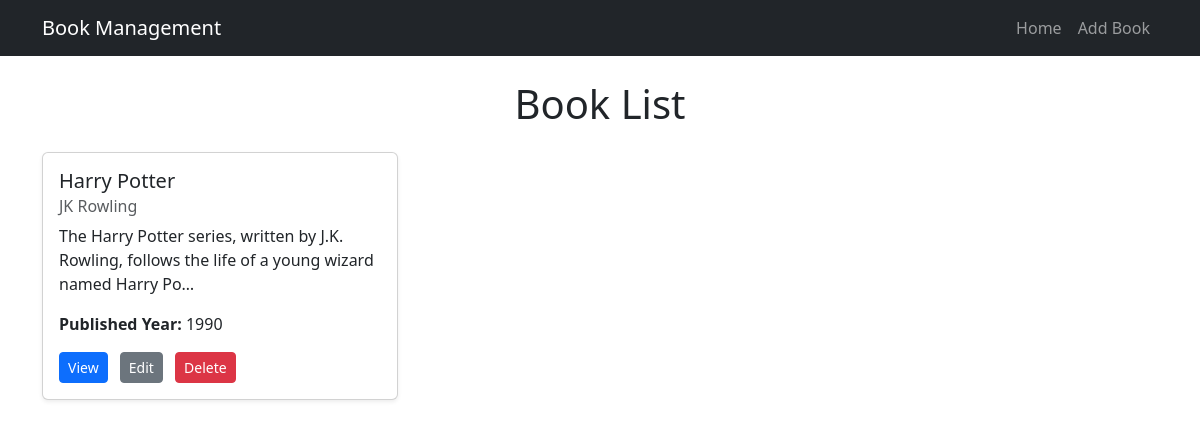
The app's page /, older data.
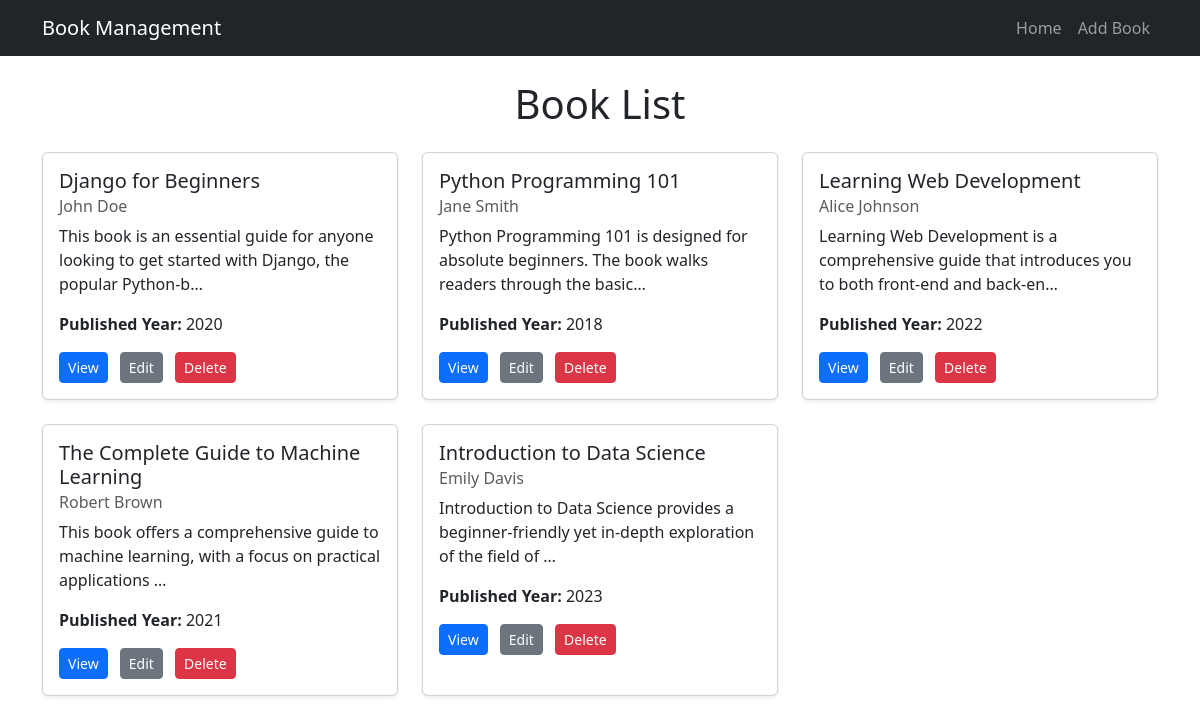
The same page, newer data.
### books/models.py (models this page shows, shortened)
class Book(models.Model):
    title = models.CharField(max_length=100)
    author = models.CharField(max_length=100)
    description = models.TextField()
    published_year = models.PositiveBigIntegerField()

### books/views.py (the view)
# urls.py: path('', homepage, name='homepage'),
def homepage(request):
    books = Book.objects.all()
    return render(request, 'book_list.html', {'books': books})

### templates/book_list.html (shortened to what this page needs)
{% extends "base.html" %}
{% block content %}
    <h1 class="text-center mb-4">Book List</h1>
    <div class="row">
        {% for book in books %}
            <div class="col-md-4 mb-4">
                <div class="card shadow-sm h-100">
                    <div class="card-body">
                        <h5 class="card-title">{{ book.title }}</h5>
                        <h6 class="card-subtitle text-muted mb-2">{{ book.author }}</h6>
                        <p class="card-text">{{ book.description|truncatechars:100 }}</p>
                        <p><strong>Published Year:</strong> {{ book.published_year }}</p>
                        <a href="{% url 'book_detail' book.id %}" class="btn btn-primary btn-sm me-2">View</a>
                        <a href="{% url 'edit_book' book.id %}" class="btn btn-secondary btn-sm me-2">Edit</a>
                        <a href="{% url 'delete_book' book.id %}" class="btn btn-danger btn-sm me-2">Delete</a>
                    </div>
                </div>
            </div>
        {% empty %}
            <p class="text-center">No books available.</p>
        {% endfor %}
    </div>
{% endblock %}

### templates/base.html (shortened to what this page needs)
<!DOCTYPE html>
<html lang="en">
<head>
    <link href="https://cdn.jsdelivr.net/npm/bootstrap@5.3.0/dist/css/bootstrap.min.css" rel="stylesheet">
</head>
<body>
    <nav class="navbar navbar-expand-lg navbar-dark bg-dark">
        <div class="container">
            <a class="navbar-brand" href="">Book Management</a>
            <div class="collapse navbar-collapse">
                <ul class="navbar-nav ms-auto">
                    <li class="nav-item">
                        <a class="nav-link" href="/">Home</a>
                    </li>
                    <li class="nav-item">
                        <a class="nav-link" href="{% url 'add_book' %}">Add Book</a>
                    </li>
                </ul>
            </div>
        </div>
    </nav>
    <div class="container mt-4">
        {% block content %}{% endblock %}
    </div>
</body>
</html>

Row changes from the older to the newer data that the page shows:
removed Book: title "Harry Potter", author "JK Rowling", description "The Harry Potter series, written by J.K. Rowling, follows the life of a young wizard named Harry Po…", published_year "1990"
added Book: title "Django for Beginners", author "John Doe", description "This book is an essential guide for anyone looking to get started with Django, the popular Python-b…", published_year "2020"
added Book: title "Python Programming 101", author "Jane Smith", description "Python Programming 101 is designed for absolute beginners. The book walks readers through the basic…", published_year "2018"
added Book: title "Learning Web Development", author "Alice Johnson", description "Learning Web Development is a comprehensive guide that introduces you to both front-end and back-en…", published_year "2022"
added Book: title "The Complete Guide to Machine Learning", author "Robert Brown", description "This book offers a comprehensive guide to machine learning, with a focus on practical applications …", published_year "2021"
added Book: title "Introduction to Data Science", author "Emily Davis", description "Introduction to Data Science provides a beginner-friendly yet in-depth exploration of the field of …", published_year "2023"
